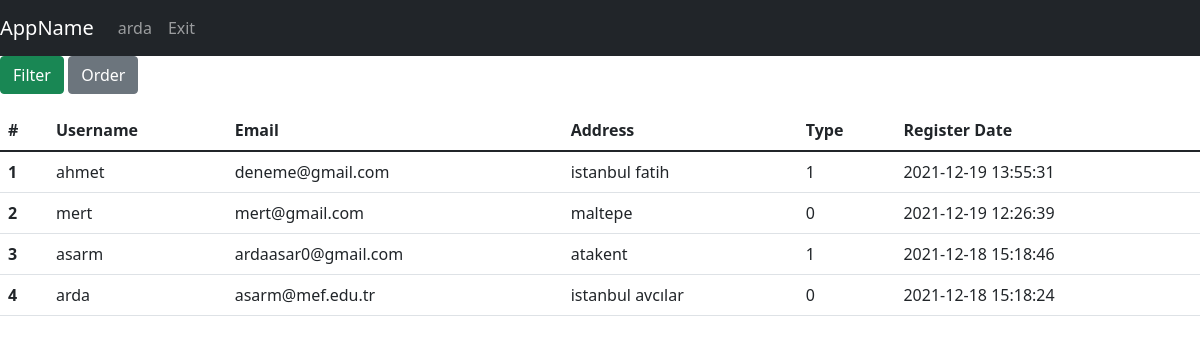
The page /users (signed in) on the database its author committed.
### tables this page shows
CREATE TABLE users(username TEXT PRIMARY KEY,email TEXT,password TEXT,user_type INTEGER, address Text, lat REAL , lng REAL, registred_date Date DEFAULT (datetime('now','localtime')));

### app.py (the view)
@app.route("/users", methods=["GET", "POST"])
def allUsers():
    data = {}
    with sqlite3.connect(DATABASE) as database:
        cursor = database.cursor()
    if request.method == "POST":
        if 'order' in request.form:
            orderBy = request.form['orderBy'].lower()
            command = "SELECT  username,email,address,registred_date,user_type as type FROM users ORDER BY "+str(orderBy)
            cursor.execute(command)
            query = cursor.fetchall()
            data["users"] = query
        if 'filter' in request.form:
            filtered_cols, expected_vals = [], []
            q = ""
            for c in request.form.keys():
                if request.form[c] != '' and request.form[c] != "filter":
                    if request.form[c] == "on":
                        filtered_cols.append("user_type")
                        expected_vals.append(1)
                    else:
                        filtered_cols.append(c)
                        expected_vals.append(request.form[c])
            print(expected_vals)
            print(filtered_cols)
            if len(expected_vals) > 0:
                if filtered_cols[0] != "user_type":
                    q += filtered_cols[0]+" LIKE "+f"'%{expected_vals[0]}%'"
                else:
                    q += " user_type = 1"
                if len(expected_vals) > 1:
                    for index in range(1, len(expected_vals)):
                        if filtered_cols[index] != "user_type":
                            q += " and " + filtered_cols[index]+" LIKE " + f"'%{expected_vals[index]}%'"
                    if filtered_cols.count("user_type") > 0:
                        q += " and user_type = 1"
                command = "SELECT username,email,address,registred_date,user_type as type FROM users WHERE "+q
                print(command)
                cursor.execute(command)
                query = cursor.fetchall()
                data["users"] = query
            else:
                data = getAllDbData(toGet=["users"])
    else:
        data = getAllDbData(toGet=["users"])
    return render_template("admin/list_operations/list_users.html", username=session["username"], data=data)

### app.py (called while the page is built)
def getUsers(cursor, limit=None):
    if limit != None:
        cursor.execute(
            "SELECT username,email,address,registred_date,user_type FROM users ORDER BY registred_date desc LIMIT ?", (limit,))
    else:
        cursor.execute("SELECT username,email,address,registred_date,user_type FROM users ORDER BY registred_date desc")
    query = cursor.fetchall()
    return query

def getAllDbData(toGet, limit=None):
    with sqlite3.connect(DATABASE) as database:
        cursor = database.cursor()
    data = {}
    for entity in toGet:
        if entity == "couriers":
            data[entity] = getCouriers(cursor, limit)
        if entity == "users":
            data[entity] = getUsers(cursor, limit)
        if entity == "restaurants":
            data[entity] = getRestaurants(cursor, limit)
        else:
            pass
    return data

### templates/admin/list_operations/list_users.html (shortened to what this page needs)
{% extends 'base.html' %}
{% block navbar %}
<nav class="navbar navbar-expand-lg navbar-dark bg-dark">
    <a class="navbar-brand" href="#">AppName</a>
    <div class="collapse navbar-collapse" id="navbarNav">
        <ul class="navbar-nav">
          <li class="nav-item active"><a class="nav-link" href="/">{{username}}</a></li>
          <li class="nav-item active"><a class="nav-link" href="/exit">Exit</a></li>
        </ul>
    </div>
</nav>
{% endblock %}
{% block body %}
<p>
  <a class="btn btn-success" data-toggle="collapse" href="#filter" role="button" aria-expanded="false" aria-controls="filter">Filter</a>
  <button class="btn btn-secondary" type="button" data-toggle="collapse" data-target="#order" aria-expanded="false" aria-controls="order">Order</button>
</p>
<div>
    <table class="table">
      <thead class="thead-dark">
        <tr>
            <th scope="col">#</th>
            <th scope="col">Username</th>
            <th scope="col">Email</th>
            <th scope="col">Address</th>
            <th scope="col">Type</th>
            <th scope="col">Register Date</th>
        </tr>
      </thead>
      <tbody>
        {%for i in range(data["users"]|length)%}
                <tr>
                  <th scope="row">{{ i+1 }}</th>
                  <td>{{ data["users"][i][0] }}</td>
                  <td>{{ data["users"][i][1] }}</td>
                  <td>{{ data["users"][i][2] }}</td>
                  <td>{{ data["users"][i][4] }}</td>
                  <td>{{ data["users"][i][3] }}</td>
                </tr>
        {%endfor%}
      </tbody>
    </table>
</div>
{% endblock %}

### templates/base.html (shortened to what this page needs)
<!doctype html>
<html lang="en">
  <head>
    <link href="https://cdn.jsdelivr.net/npm/bootstrap@5.1.3/dist/css/bootstrap.min.css" rel="stylesheet">
  </head>
  <body>
  <div>
    {% block navbar %}
    {% endblock %}
  </div>
  <div>
    {% block body %}
    {% endblock %}
  </div>
  </body>
</html>

### rows shown on the page
users: username "arda", username "arda", email "asarm@mef.edu.tr", address "istanbul avcılar", user_type "0", registred_date "2021-12-18 15:18:24"
users: username "ahmet", email "deneme@gmail.com", address "istanbul fatih", user_type "1", registred_date "2021-12-19 13:55:31"
users: username "mert", email "mert@gmail.com", address "maltepe", user_type "0", registred_date "2021-12-19 12:26:39"
users: username "asarm", email "ardaasar0@gmail.com", address "atakent", user_type "1", registred_date "2021-12-18 15:18:46"

### other values the page prints
{{ i+1 }} "1" "2" "3" "4"
